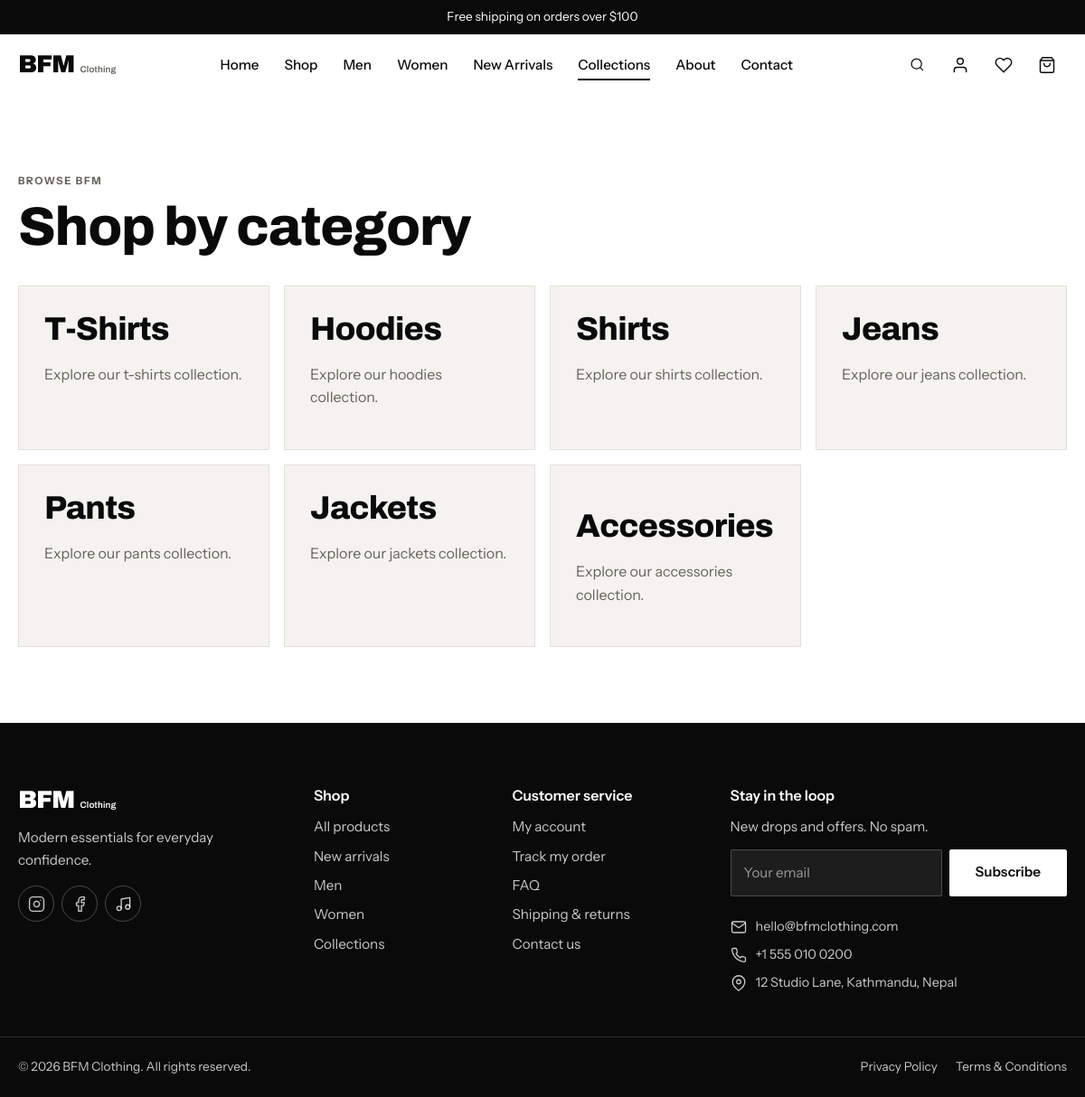
/categories.php, run on the app's committed database.
### tables this page shows
CREATE TABLE categories (
  id INT UNSIGNED AUTO_INCREMENT PRIMARY KEY,
  name VARCHAR(80) NOT NULL,
  slug VARCHAR(100) NOT NULL,
  description VARCHAR(255) DEFAULT NULL,
  image VARCHAR(255) DEFAULT NULL,
  sort_order INT NOT NULL DEFAULT 0,
  is_active TINYINT(1) NOT NULL DEFAULT 1,
  created_at TIMESTAMP NOT NULL DEFAULT CURRENT_TIMESTAMP,
  UNIQUE KEY uq_categories_slug (slug),
  KEY idx_categories_active (is_active, sort_order)
);

### config/database.php (called while the page is built, shortened)
<?php
function db(): PDO
{
    static $pdo = null;
    if ($pdo instanceof PDO) {
        return $pdo;
    }
    $dsn = sprintf('mysql:host=%s;port=%d;dbname=%s;charset=utf8mb4', DB_HOST, DB_PORT, DB_NAME);
    try {
        $pdo = new PDO($dsn, DB_USER, DB_PASS, [
            PDO::ATTR_ERRMODE            => PDO::ERRMODE_EXCEPTION,
            PDO::ATTR_DEFAULT_FETCH_MODE => PDO::FETCH_ASSOC,
            PDO::ATTR_EMULATE_PREPARES   => false,
        ]);
        $pdo->exec("SET time_zone = '+00:00'");
    } catch (PDOException $e) {
        error_log('[DB connect] ' . $e->getMessage());
        render_error_page(
            503,
            'We will be right back',
            'The store is temporarily unavailable. Please try again in a few minutes.'
        );
    }
    return $pdo;
}
function db_query(string $sql, array $params = []): PDOStatement
{
    $stmt = db()->prepare($sql);
    $stmt->execute($params);
    return $stmt;
}
function db_all(string $sql, array $params = []): array
{
    return db_query($sql, $params)->fetchAll();
}

### includes/auth.php (called while the page is built, shortened)
<?php
function is_logged_in(): bool
{
    return !empty($_SESSION['user_id']);
}

### categories.php (the view)
<?php require_once __DIR__.'/includes/init.php'; $categories=nav_categories(); $pageTitle='Categories'; require __DIR__.'/includes/header.php'; ?><main class="container page-section"><p class="eyebrow">Browse BFM</p><h1>Shop by category</h1><div class="category-grid"><?php foreach($categories as $cat): ?><a class="category-tile" href="<?=e(url('shop.php?category='.$cat['slug']))?>"><span><?=icon('arrow-right')?></span><h2><?=e($cat['name'])?></h2><p>Explore our <?=e(strtolower($cat['name']))?> collection.</p></a><?php endforeach; ?></div></main><?php require __DIR__.'/includes/footer.php'; ?>

### includes/header.php (shortened to what this page needs)
<?php
require_once __DIR__ . '/init.php';
require_once __DIR__ . '/components.php';
$siteName   = setting('site_name', APP_NAME);
$bodyClass  = trim('site ' . ($body_class ?? ''));
?>
<!DOCTYPE html>
<html lang="en">
<head>
    <link rel="stylesheet" href="<?= e(asset('css/style.css')) ?>">
</head>
<body class="<?= e($bodyClass) ?>">
<?php require __DIR__ . '/navbar.php'; ?>
<main id="main">

### includes/navbar.php (shortened to what this page needs)
<?php
$navLinks = [
    ['Home',         url(),                                     'index.php'],
    ['Shop',         url('shop.php'),                           'shop.php'],
    ['Men',          url('shop.php?gender=men'),                ''],
    ['Women',        url('shop.php?gender=women'),              ''],
    ['New Arrivals', url('shop.php?new=1&sort=newest'),         ''],
    ['Collections',  url('categories.php'),                     'categories.php'],
    ['About',        url('about.php'),                          'about.php'],
    ['Contact',      url('contact.php'),                        'contact.php'],
];
$currentScript = basename($_SERVER['SCRIPT_NAME'] ?? '');
$isActive = function (string $file) use ($currentScript): bool {
    return $file !== '' && $file === $currentScript && empty($_GET);
};
$promo     = setting('promo_banner');
$cartCount = cart_count();
$wishCount = wishlist_count();
?>
<?php if ($promo !== ''): ?>
<div class="promo-bar"><p><?= e($promo) ?></p></div>
<?php endif; ?>
<header class="site-header" id="siteHeader">
    <div class="container header-inner">
            <?= icon('menu') ?>
        <a class="logo" href="<?= e(url()) ?>" aria-label="BFM Clothing - home">BFM<span class="logo-sub">Clothing</span></a>
        <nav class="primary-nav" aria-label="Primary">
            <ul>
                <?php foreach ($navLinks as [$label, $href, $file]): ?>
                    <li><a href="<?= e($href) ?>"<?= $isActive($file) ? ' class="active" aria-current="page"' : '' ?>><?= e($label) ?></a></li>
                <?php endforeach; ?>
            </ul>
        </nav>
        <div class="header-actions">
            <button class="icon-btn" type="button" data-search-open aria-label="Search"><?= icon('search') ?></button>
            <a class="icon-btn hide-sm" href="<?= e(url(is_logged_in() ? 'account.php' : 'login.php')) ?>" aria-label="<?= is_logged_in() ? 'My account' : 'Log in' ?>"><?= icon('user') ?></a>
            <a class="icon-btn" href="<?= e(url('wishlist.php')) ?>" aria-label="Wishlist">
                <?= icon('heart') ?><span class="count-badge" data-wishlist-count<?= $wishCount ? '' : ' hidden' ?>><?= (int)$wishCount ?></span>
            </a>
            <a class="icon-btn" href="<?= e(url('cart.php')) ?>" aria-label="Shopping cart">
                <?= icon('bag') ?><span class="count-badge" data-cart-count<?= $cartCount ? '' : ' hidden' ?>><?= (int)$cartCount ?></span>
            </a>
        </div>
    </div>
</header>

### includes/functions.php (shortened to what this page needs)
<?php
function e($value): string
{
    return htmlspecialchars((string)($value ?? ''), ENT_QUOTES | ENT_SUBSTITUTE, 'UTF-8');
}
function url(string $path = ''): string
{
    return BASE_PATH . '/' . ltrim($path, '/');
}
function asset(string $path): string
{
    $file = ROOT_PATH . '/assets/' . ltrim($path, '/');
    $v = is_file($file) ? filemtime($file) : 1;
    return url('assets/' . ltrim($path, '/')) . '?v=' . $v;
}
function icon(string $name, string $class = ''): string
{
    return '<svg class="icon ' . e($class) . '" aria-hidden="true" focusable="false"><use href="#i-' . e($name) . '"></use></svg>';
}
function settings_all(): array
{
    static $cache = null;
    if ($cache === null) {
        $cache = [];
        try {
            foreach (db_all('SELECT setting_key, setting_value FROM settings') as $row) {
                $cache[$row['setting_key']] = $row['setting_value'];
            }
        } catch (Throwable $e) {
            error_log('[settings] ' . $e->getMessage());
        }
    }
    return $cache;
}
function setting(string $key, string $default = ''): string
{
    $all = settings_all();
    return isset($all[$key]) && $all[$key] !== null ? (string)$all[$key] : $default;
}
function nav_categories(): array
{
    static $cache = null;
    if ($cache === null) {
        try {
            $cache = db_all('SELECT id, name, slug FROM categories WHERE is_active = 1 ORDER BY sort_order, name');
        } catch (Throwable $e) {
            error_log('[nav_categories] ' . $e->getMessage());
            $cache = [];
        }
    }
    return $cache;
}

### includes/footer.php (shortened to what this page needs)
<?php
$socials = [
    ['instagram', 'Instagram', setting('instagram_url')],
    ['facebook',  'Facebook',  setting('facebook_url')],
    ['tiktok',    'TikTok',    setting('tiktok_url')],
];
?>
</main>
<footer class="site-footer">
    <div class="container footer-grid">
        <div class="footer-brand">
            <a class="logo logo-light" href="<?= e(url()) ?>">BFM<span class="logo-sub">Clothing</span></a>
            <p><?= e(setting('tagline', 'Modern essentials for everyday confidence.')) ?></p>
            <ul class="social-links">
                <?php foreach ($socials as [$ico, $label, $link]): ?>
                    <?php if (preg_match('#^https?://#i', $link)): ?>
                        <li><a href="<?= e($link) ?>" target="_blank" rel="noopener noreferrer" aria-label="<?= e($label) ?>"><?= icon($ico) ?></a></li>
                    <?php endif; ?>
                <?php endforeach; ?>
            </ul>
        </div>
        <nav class="footer-col" aria-label="Shop">
            <h2>Shop</h2>
            <ul>
                <li><a href="<?= e(url('shop.php')) ?>">All products</a></li>
                <li><a href="<?= e(url('shop.php?new=1&sort=newest')) ?>">New arrivals</a></li>
                <li><a href="<?= e(url('shop.php?gender=men')) ?>">Men</a></li>
                <li><a href="<?= e(url('shop.php?gender=women')) ?>">Women</a></li>
                <li><a href="<?= e(url('categories.php')) ?>">Collections</a></li>
            </ul>
        </nav>
        <nav class="footer-col" aria-label="Customer service">
            <h2>Customer service</h2>
            <ul>
                <li><a href="<?= e(url('account.php')) ?>">My account</a></li>
                <li><a href="<?= e(url('account.php?tab=orders')) ?>">Track my order</a></li>
                <li><a href="<?= e(url('faq.php')) ?>">FAQ</a></li>
                <li><a href="<?= e(url('faq.php#shipping')) ?>">Shipping &amp; returns</a></li>
                <li><a href="<?= e(url('contact.php')) ?>">Contact us</a></li>
            </ul>
        </nav>
        <div class="footer-col">
            <h2>Stay in the loop</h2>
            <p class="footer-note">New drops and offers. No spam.</p>
            <form class="newsletter-form" data-newsletter novalidate>
                <input type="email" id="newsletterEmail" name="email" placeholder="Your email" autocomplete="email" maxlength="190" required>
                <button class="btn btn-light" type="submit">Subscribe</button>
            </form>
            <address class="footer-contact">
                <span><?= icon('mail') ?> <?= e(setting('contact_email')) ?></span>
                <span><?= icon('phone') ?> <?= e(setting('contact_phone')) ?></span>
                <span><?= icon('pin') ?> <?= e(setting('contact_address')) ?></span>
            </address>
        </div>
    </div>
    <div class="container footer-bottom">
        <p>&copy; <?= date('Y') ?> <?= e(setting('site_name', APP_NAME)) ?>. All rights reserved.</p>
        <ul>
            <li><a href="<?= e(url('privacy-policy.php')) ?>">Privacy Policy</a></li>
            <li><a href="<?= e(url('terms.php')) ?>">Terms &amp; Conditions</a></li>
        </ul>
    </div>
</footer>
</body>
</html>

### data on the page
categories: name "T-Shirts", name "t-shirts"
categories: name "Hoodies", name "hoodies"
categories: name "Shirts", name "shirts"
categories: name "Jeans", name "jeans"
categories: name "Pants", name "pants"
categories: name "Jackets", name "jackets"
categories: name "Accessories", name "accessories"

### other printed values
$promo "Free shipping on orders over $100"
$label "Home"
$label "Shop"
$label "Men"
$label "Women"
$label "New Arrivals"
$label "Collections"
$label "About"
$label "Contact"
setting('tagline', 'Modern essentials for everyday confidence.') "Modern essentials for everyday confidence."
setting('contact_email') "hello@bfmclothing.com"
setting('contact_phone') "+1 555 010 0200"
setting('contact_address') "12 Studio Lane, Kathmandu, Nepal"
setting('site_name', APP_NAME) "BFM Clothing"
